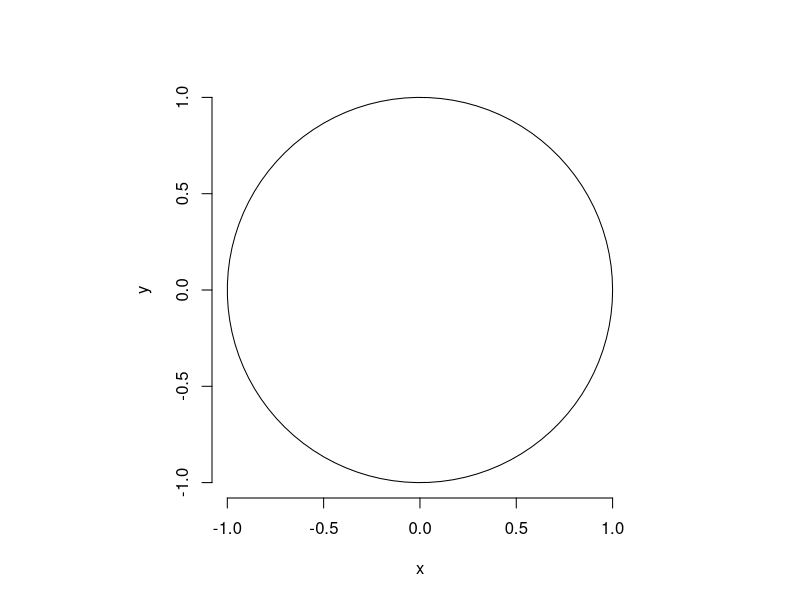

The R source for this figure:
## ---- chunk 1
opar = par(no.readonly = TRUE)
on.exit(par(opar), add = TRUE)
par(pty = "s")  # 保持 1:1 比例
theta = seq(0, 2 * pi, length.out = 100)
x = cos(theta); y = sin(theta)
plot(x, y, type = "l", bty = "n")
## ---- chunk 2
# 变量 a 为圆的半径
a = 1
